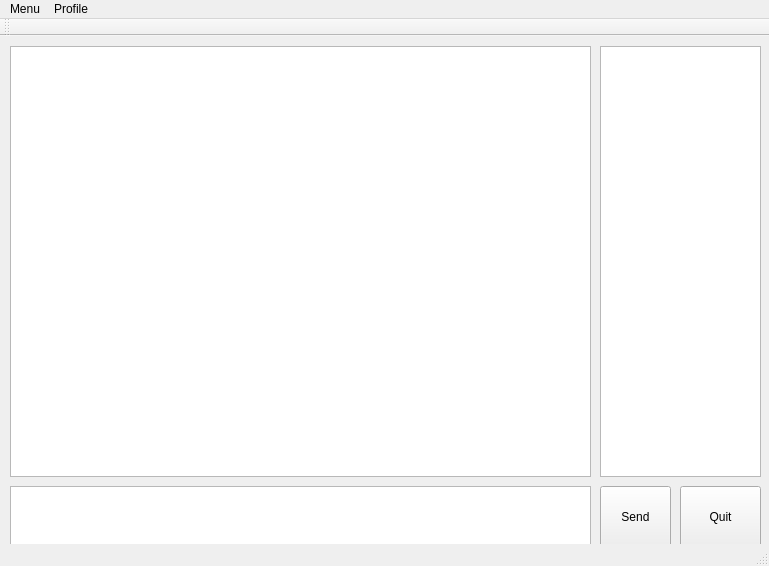
<?xml version="1.0" encoding="UTF-8"?>
<ui version="4.0">
 <class>MainWindow</class>
 <widget class="QMainWindow" name="MainWindow">
  <property name="geometry">
   <rect>
    <x>0</x>
    <y>0</y>
    <width>769</width>
    <height>566</height>
   </rect>
  </property>
  <property name="windowTitle">
   <string>IceColdPotato Chat Client</string>
  </property>
  <widget class="QWidget" name="centralWidget">
   <widget class="QPushButton" name="sendButton">
    <property name="geometry">
     <rect>
      <x>600</x>
      <y>450</y>
      <width>71</width>
      <height>61</height>
     </rect>
    </property>
    <property name="text">
     <string>Send</string>
    </property>
   </widget>
   <widget class="QPushButton" name="quitButton">
    <property name="geometry">
     <rect>
      <x>680</x>
      <y>450</y>
      <width>81</width>
      <height>61</height>
     </rect>
    </property>
    <property name="text">
     <string>Quit</string>
    </property>
   </widget>
   <widget class="QTextEdit" name="chat">
    <property name="geometry">
     <rect>
      <x>10</x>
      <y>10</y>
      <width>581</width>
      <height>431</height>
     </rect>
    </property>
    <property name="readOnly">
     <bool>true</bool>
    </property>
   </widget>
   <widget class="QTextEdit" name="msg">
    <property name="geometry">
     <rect>
      <x>10</x>
      <y>450</y>
      <width>581</width>
      <height>61</height>
     </rect>
    </property>
   </widget>
   <widget class="QTextEdit" name="userlist">
    <property name="geometry">
     <rect>
      <x>600</x>
      <y>10</y>
      <width>161</width>
      <height>431</height>
     </rect>
    </property>
    <property name="readOnly">
     <bool>true</bool>
    </property>
   </widget>
  </widget>
  <widget class="QMenuBar" name="menuBar">
   <property name="geometry">
    <rect>
     <x>0</x>
     <y>0</y>
     <width>769</width>
     <height>21</height>
    </rect>
   </property>
   <widget class="QMenu" name="menuMenu">
    <property name="title">
     <string>Menu</string>
    </property>
    <addaction name="actionQuit"/>
   </widget>
   <widget class="QMenu" name="menuProfile">
    <property name="title">
     <string>Profile</string>
    </property>
    <addaction name="actionChange_Username"/>
   </widget>
   <addaction name="menuMenu"/>
   <addaction name="menuProfile"/>
  </widget>
  <widget class="QToolBar" name="mainToolBar">
   <attribute name="toolBarArea">
    <enum>TopToolBarArea</enum>
   </attribute>
   <attribute name="toolBarBreak">
    <bool>false</bool>
   </attribute>
  </widget>
  <widget class="QStatusBar" name="statusBar"/>
  <action name="actionQuit">
   <property name="text">
    <string>Quit</string>
   </property>
  </action>
  <action name="actionChange_Username">
   <property name="text">
    <string>Change Username...</string>
   </property>
  </action>
 </widget>
 <layoutdefault spacing="6" margin="11"/>
 <resources/>
 <connections/>
</ui>
